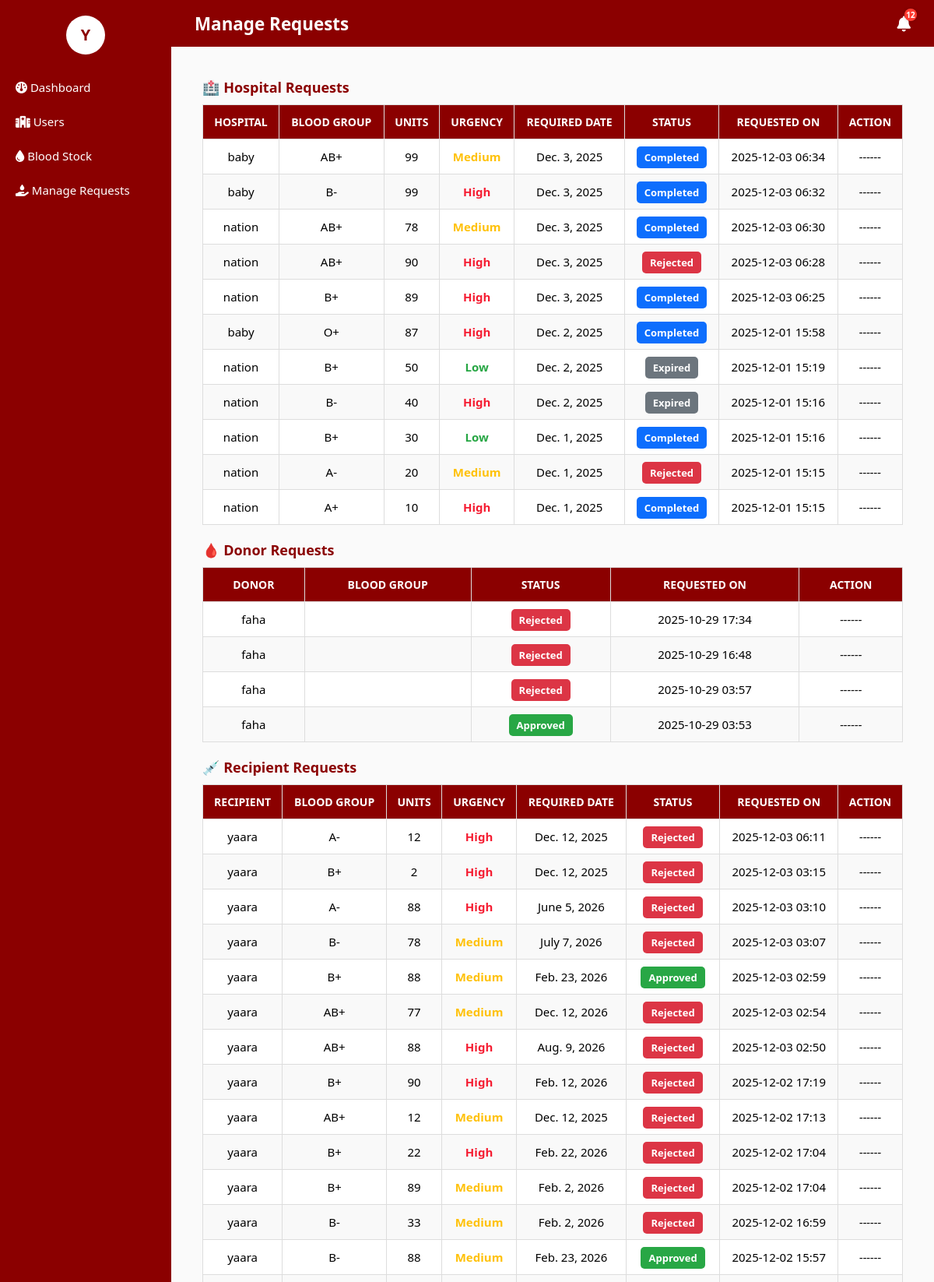
The app's page /dashboard/manage_requests/ (signed in, upper part) with its own data.
### blood_bank_app/models.py (models this page shows, shortened)
class HospitalBloodRequest(models.Model):
    BLOOD_GROUP_CHOICES = [
        ('A+', 'A+'), ('A-', 'A-'),
        ('B+', 'B+'), ('B-', 'B-'),
        ('AB+', 'AB+'), ('AB-', 'AB-'),
        ('O+', 'O+'), ('O-', 'O-'),
    ]
    URGENCY_LEVEL_CHOICES = [
        ('High', 'High'),
        ('Medium', 'Medium'),
        ('Low', 'Low'),
    ]
    STATUS_CHOICES = [
        ('Pending', 'Pending'),
        ('Approved', 'Approved'),
        ('Rejected', 'Rejected'),
        ('Completed', 'Completed'),
        ('Expired', 'Expired'),
    ]
    hospital = models.ForeignKey(User, on_delete=models.CASCADE)
    blood_group = models.CharField(max_length=3, choices=BLOOD_GROUP_CHOICES)
    units = models.PositiveIntegerField()
    required_date = models.DateField()
    urgency = models.CharField(max_length=10, choices=URGENCY_LEVEL_CHOICES)
    status = models.CharField(max_length=20, choices=STATUS_CHOICES, default='Pending')  # ✅ Added
    created_at = models.DateTimeField(auto_now_add=True)

class DonorRequestAppointment(models.Model):
    STATUS_CHOICES = [
        ('Pending', 'Pending'),
        ('Approved', 'Approved'),
        ('Rejected', 'Rejected'),
    ]
    donor = models.ForeignKey(User, on_delete=models.CASCADE)
    preferred_date = models.DateField()
    preferred_time = models.TimeField()
    status = models.CharField(max_length=20, choices=STATUS_CHOICES, default='Pending')  # ✅ Added
    created_at = models.DateTimeField(auto_now_add=True)

class RecipientBloodRequest(models.Model):
    BLOOD_GROUP_CHOICES = [
        ('A+', 'A+'), ('A-', 'A-'),
        ('B+', 'B+'), ('B-', 'B-'),
        ('AB+', 'AB+'), ('AB-', 'AB-'),
        ('O+', 'O+'), ('O-', 'O-'),
    ]
    URGENCY_LEVEL_CHOICES = [
        ('High', 'High'),
        ('Medium', 'Medium'),
        ('Low', 'Low'),
    ]
    STATUS_CHOICES = [
        ('Pending', 'Pending'),
        ('Approved', 'Approved'),
        ('Rejected', 'Rejected'),
        ('Completed', 'Completed'),
        ('Expired', 'Expired'),
    ]
    recipient = models.ForeignKey(User, on_delete=models.CASCADE)
    blood_group = models.CharField(max_length=3, choices=BLOOD_GROUP_CHOICES)
    units = models.PositiveIntegerField()
    required_date = models.DateField()
    urgency = models.CharField(max_length=10, choices=URGENCY_LEVEL_CHOICES)
    status = models.CharField(max_length=20, choices=STATUS_CHOICES, default='Pending')  # ✅ Added
    created_at = models.DateTimeField(auto_now_add=True)

### blood_bank_app/views.py (the view)
# urls.py: path('dashboard/manage_requests/', views.manage_requests, name='manage_requests'),
@login_required
def manage_requests(request):
    hospital_requests = HospitalBloodRequest.objects.all().order_by('-created_at')
    donor_requests = DonorRequestAppointment.objects.all().order_by('-created_at')
    recipient_requests = RecipientBloodRequest.objects.all().order_by('-created_at')
    unread_notifications_count = AdminNotification.objects.filter(is_read=False).count()
    context = {
        'hospital_requests': hospital_requests,
        'donor_requests': donor_requests,
        'recipient_requests': recipient_requests,
        'unread_notifications_count': unread_notifications_count,
        'today': date.today(),
    }
    return render(request, 'dashboard/manage_requests.html', context)

### blood_bank_app/templates/dashboard/manage_requests.html (shortened to what this page needs)
{% extends 'dashboard/admin_base.html' %}
{% block page_title %}Manage Requests{% endblock %}
{% block content_admin %}
<h3 class="section-title">🏥 Hospital Requests</h3>
<table class="styled-table">
    <thead>
        <tr>
            <th>Hospital</th>
            <th>Blood Group</th>
            <th>Units</th>
            <th>Urgency</th>
            <th>Required Date</th>
            <th>Status</th>
            <th>Requested On</th>
            <th>Action</th>
        </tr>
    </thead>
    <tbody>
        {% for req in hospital_requests %}
        <tr>
            <td>{{ req.hospital.username }}</td>
            <td>{{ req.blood_group }}</td>
            <td>{{ req.units }}</td>
            <td class="{% if req.urgency == 'High' %}urgency-high{% elif req.urgency == 'Medium' %}urgency-medium{% else %}urgency-low{% endif %}">
                {{ req.urgency }}
            </td>
            <td>{{ req.required_date }}</td>
            <td>
                {% if req.status == 'Completed' %}
                    <span class="badge completed">Completed</span>
                {% elif req.status == 'Expired' %}
                    <span class="badge expired">Expired</span>
                {% else %}
                    <span class="badge
                        {% if req.status == 'Approved' %}approved
                        {% elif req.status == 'Pending' %}pending
                        {% else %}rejected
                        {% endif %}">
                        {{ req.status }}
                    </span>
                {% endif %}
            </td>
            <td>{{ req.created_at|date:"Y-m-d H:i" }}</td>
            <td>
                {% if req.status == 'Pending' %}
                    {% if req.required_date < today %}
                        <em>Expired</em>
                    {% else %}
                        <a href="{% url 'approve_hospital_request' req.id %}" class="btn-approve">Approve</a>
                        <a href="{% url 'reject_hospital_request' req.id %}" class="btn-reject">Reject</a>
                    {% endif %}
                {% else %}
                    <em>------</em>
                {% endif %}
            </td>
        </tr>
        {% empty %}
        <tr><td colspan="8" class="text-center">No hospital requests found.</td></tr>
        {% endfor %}
    </tbody>
</table>
<h3 class="section-title">🩸 Donor Requests</h3>
<table class="styled-table">
    <thead>
        <tr>
            <th>Donor</th>
            <th>Blood Group</th>
            <th>Status</th>
            <th>Requested On</th>
            <th>Action</th>
        </tr>
    </thead>
    <tbody>
        {% for req in donor_requests %}
        <tr>
            <td>{{ req.donor.username }}</td>
            <td>{{ req.blood_group }}</td>
            <td>
                <span class="badge
                    {% if req.status == 'Approved' %}approved
                    {% elif req.status == 'Pending' %}pending
                    {% elif req.status == 'Completed' %}completed
                    {% elif req.status == 'Expired' %}expired
                    {% else %}rejected
                    {% endif %}">
                    {{ req.status }}
                </span>
            </td>
            <td>{{ req.created_at|date:"Y-m-d H:i" }}</td>
            <td>
                {% if req.status == 'Pending' %}
                    <a href="{% url 'approve_donor_request' req.id %}" class="btn-approve">Approve</a>
                    <a href="{% url 'reject_donor_request' req.id %}" class="btn-reject">Reject</a>
                {% else %}
                    <em>------</em>
                {% endif %}
            </td>
        </tr>
        {% empty %}
        <tr><td colspan="5" class="text-center">No donor requests found.</td></tr>
        {% endfor %}
    </tbody>
</table>
<h3 class="section-title">💉 Recipient Requests</h3>
<table class="styled-table">
    <thead>
        <tr>
            <th>Recipient</th>
            <th>Blood Group</th>
            <th>Units</th>
            <th>Urgency</th>
            <th>Required Date</th>
            <th>Status</th>
            <th>Requested On</th>
            <th>Action</th>
        </tr>
    </thead>
    <tbody>
        {% for req in recipient_requests %}
        <tr>
            <td>{{ req.recipient.username }}</td>
            <td>{{ req.blood_group }}</td>
            <td>{{ req.units }}</td>
            <td class="{% if req.urgency == 'High' %}urgency-high{% elif req.urgency == 'Medium' %}urgency-medium{% else %}urgency-low{% endif %}">
                {{ req.urgency }}
            <td>{{ req.required_date }}</td>
            <td>
                {% if req.status == 'Completed' %}
                    <span class="badge completed">Completed</span>
                {% elif req.status == 'Expired' %}
                    <span class="badge expired">Expired</span>
                {% else %}
                    <span class="badge
                        {% if req.status == 'Approved' %}approved
                        {% elif req.status == 'Pending' %}pending
                        {% else %}rejected
                        {% endif %}">
                        {{ req.status }}
                    </span>
                {% endif %}
            </td>
            <td>{{ req.created_at|date:"Y-m-d H:i" }}</td>
            <td>
                {% if req.status == 'Pending' %}
                    {% if req.required_date < today %}
                        <em>Expired</em>
                    {% else %}
                        <a href="{% url 'approve_recipient_request' req.id %}" class="btn-approve">Approve</a>
                        <a href="{% url 'reject_recipient_request' req.id %}" class="btn-reject">Reject</a>
                    {% endif %}
                {% else %}
                    <em>------</em>
                {% endif %}
            </td>
        </tr>
        {% empty %}
        <tr><td colspan="7" class="text-center">No recipient requests found.</td></tr>
        {% endfor %}
    </tbody>
</table>
{% endblock %}

### blood_bank_app/templates/dashboard/admin_base.html (shortened to what this page needs)
{% load static %}
<!DOCTYPE html>
<html lang="en">
<head>
    <link rel="stylesheet" href="https://cdnjs.cloudflare.com/ajax/libs/font-awesome/6.5.0/css/all.min.css">
</head>
<body>
    <div class="sidebar">
        <div class="profile-container">
            <div class="profile-icon" onclick="toggleProfile()">
                {{ request.user.username|slice:":1"|upper }}
            </div>
        </div>
        <a href="{% url 'admin_dashboard' %}"><i class="fa-solid fa-gauge"></i> Dashboard</a>
        <a href="{% url 'users' %}"><i class="fa-solid fa-hospital"></i> Users</a>
        <a href="{% url 'blood_stock_dashboard' %}"><i class="fa-solid fa-droplet"></i> Blood Stock</a>
        <a href="{% url 'manage_requests' %}"><i class="fa-solid fa-hand-holding-droplet"></i> Manage Requests</a>
    </div>
    <div class="topbar">
        <span>{% block page_title %}Admin Dashboard{% endblock %}</span>
        <div class="topbar-icons">
            <a href="{% url 'admin_notifications' %}" class="notification-icon" title="Notifications">
                <i class="fa-solid fa-bell"></i>
                {% if unread_notifications_count > 0 %}
                    <span class="notif-count">{{ unread_notifications_count }}</span>
                {% endif %}
            </a>
        </div>
    </div>
    <div class="main-content">
        {% block content_admin %}{% endblock %}
    </div>
</body>
</html>

### blood_bank_app/templates/dashboard/admin_base.html (style rules this page uses)
body, html { margin: 0; padding: 0; font-family: 'Segoe UI', sans-serif; background: #FAFAFA; }
.sidebar { width: 220px; background-color: #8B0000; color: white; position: fixed; top: 0; bottom: 0; left: 0; padding-top: 20px; z-index: 50; }
.sidebar a { display: block; color: white; text-decoration: none; padding: 12px 20px; font-size: 15px; }
.profile-container { text-align: center; margin-bottom: 20px; position: relative; }
.profile-icon { width: 50px; height: 50px; background-color: white; color: #8B0000; border-radius: 50%; font-weight: bold; line-height: 50px; margin: 0 auto; cursor: pointer; display: flex; align-items: center; justify-content: center; font-size: 20px; }
.topbar { position: fixed; left: 220px; right: 0; top: 0; height: 60px; background-color: #8B0000; color: #fff; display: flex; justify-content: space-between; align-items: center; padding: 0 30px; font-size: 1.4em; font-weight: 600; z-index: 90; }
.topbar-icons { display: flex; align-items: center; gap: 15px; }
.notification-icon { color: #fff; font-size: 20px; position: relative; transition: transform 0.2s; }
.notif-count { position: absolute; top: -6px; right: -8px; background-color: #FF3B30; color: #fff; border-radius: 50%; font-size: 10px; font-weight: 600; width: 16px; height: 16px; display: flex; align-items: center; justify-content: center; box-shadow: 0 0 4px rgba(0,0,0,0.2); }
.main-content { margin-left: 220px; padding: 80px 40px 40px 40px; min-height: calc(100vh - 60px); }
table { width: 100%; border-collapse: collapse; margin-top: 10px; }
th, td { border: 1px solid #ddd; padding: 12px; text-align: center; font-size: 15px; }
tr:nth-child(even) { background-color: #f9f9f9; }

### blood_bank_app/templates/dashboard/manage_requests.html (style rules this page uses)
.section-title { color: #8B0000; margin-bottom: 10px; margin-top: 20px; font-size: 18px; }
.styled-table thead th { background-color: #8B0000; color: #fff; text-transform: uppercase; font-size: 14px; }
.styled-table tbody tr:nth-child(even) { background-color: #f9f9f9; }
.styled-table tbody tr:nth-child(odd) { background-color: #ffffff; }
.badge { padding: 5px 10px; border-radius: 5px; font-weight: 600; color: white; font-size: 13px; }
.badge.approved { background-color: #28a745; }
.badge.rejected { background-color: #dc3545; }
.badge.completed { background-color: #0d6efd; color: white; }
.badge.expired { background-color: #6c757d; color: white; }
.urgency-high { color: #f51d32; font-weight: 750; }
.urgency-medium { color: #ffc107; font-weight: 600; }
.urgency-low { color: #28a745; font-weight: 600; }

### records on screen
HospitalBloodRequest: hospital.username "baby", blood_group "AB+", units "99", urgency "Medium", required_date "Dec. 3, 2025", status "Completed", created_at "2025-12-03 06:34"
HospitalBloodRequest: hospital.username "baby", blood_group "B-", units "99", urgency "High", required_date "Dec. 3, 2025", status "Completed", created_at "2025-12-03 06:32"
HospitalBloodRequest: hospital.username "nation", blood_group "AB+", units "78", urgency "Medium", required_date "Dec. 3, 2025", status "Completed", created_at "2025-12-03 06:30"
HospitalBloodRequest: hospital.username "nation", blood_group "AB+", units "90", urgency "High", required_date "Dec. 3, 2025", status "Rejected", created_at "2025-12-03 06:28"
HospitalBloodRequest: hospital.username "nation", blood_group "B+", units "89", urgency "High", required_date "Dec. 3, 2025", status "Completed", created_at "2025-12-03 06:25"
HospitalBloodRequest: hospital.username "baby", blood_group "O+", units "87", urgency "High", required_date "Dec. 2, 2025", status "Completed", created_at "2025-12-01 15:58"
HospitalBloodRequest: hospital.username "nation", blood_group "B+", units "50", urgency "Low", required_date "Dec. 2, 2025", status "Expired", created_at "2025-12-01 15:19"
HospitalBloodRequest: hospital.username "nation", blood_group "B-", units "40", urgency "High", required_date "Dec. 2, 2025", status "Expired", created_at "2025-12-01 15:16"
HospitalBloodRequest: hospital.username "nation", blood_group "B+", units "30", urgency "Low", required_date "Dec. 1, 2025", status "Completed", created_at "2025-12-01 15:16"
HospitalBloodRequest: hospital.username "nation", blood_group "A-", units "20", urgency "Medium", required_date "Dec. 1, 2025", status "Rejected", created_at "2025-12-01 15:15"
HospitalBloodRequest: hospital.username "nation", blood_group "A+", units "10", urgency "High", required_date "Dec. 1, 2025", status "Completed", created_at "2025-12-01 15:15"
DonorRequestAppointment: donor.username "faha", status "Rejected", created_at "2025-10-29 17:34"
DonorRequestAppointment: donor.username "faha", status "Rejected", created_at "2025-10-29 16:48"
DonorRequestAppointment: donor.username "faha", status "Rejected", created_at "2025-10-29 03:57"
DonorRequestAppointment: donor.username "faha", status "Approved", created_at "2025-10-29 03:53"
RecipientBloodRequest: recipient.username "yaara", blood_group "A-", units "12", urgency "High", required_date "Dec. 12, 2025", status "Rejected", created_at "2025-12-03 06:11"
RecipientBloodRequest: recipient.username "yaara", blood_group "B+", units "2", urgency "High", required_date "Dec. 12, 2025", status "Rejected", created_at "2025-12-03 03:15"
RecipientBloodRequest: recipient.username "yaara", blood_group "A-", units "88", urgency "High", required_date "June 5, 2026", status "Rejected", created_at "2025-12-03 03:10"
RecipientBloodRequest: recipient.username "yaara", blood_group "B-", units "78", urgency "Medium", required_date "July 7, 2026", status "Rejected", created_at "2025-12-03 03:07"
RecipientBloodRequest: recipient.username "yaara", blood_group "B+", units "88", urgency "Medium", required_date "Feb. 23, 2026", status "Approved", created_at "2025-12-03 02:59"
RecipientBloodRequest: recipient.username "yaara", blood_group "AB+", units "77", urgency "Medium", required_date "Dec. 12, 2026", status "Rejected", created_at "2025-12-03 02:54"
RecipientBloodRequest: recipient.username "yaara", blood_group "AB+", units "88", urgency "High", required_date "Aug. 9, 2026", status "Rejected", created_at "2025-12-03 02:50"
RecipientBloodRequest: recipient.username "yaara", blood_group "B+", units "90", urgency "High", required_date "Feb. 12, 2026", status "Rejected", created_at "2025-12-02 17:19"
RecipientBloodRequest: recipient.username "yaara", blood_group "AB+", units "12", urgency "Medium", required_date "Dec. 12, 2025", status "Rejected", created_at "2025-12-02 17:13"
RecipientBloodRequest: recipient.username "yaara", blood_group "B+", units "22", urgency "High", required_date "Feb. 22, 2026", status "Rejected", created_at "2025-12-02 17:04"
RecipientBloodRequest: recipient.username "yaara", blood_group "B+", units "89", urgency "Medium", required_date "Feb. 2, 2026", status "Rejected", created_at "2025-12-02 17:04"
RecipientBloodRequest: recipient.username "yaara", blood_group "B-", units "33", urgency "Medium", required_date "Feb. 2, 2026", status "Rejected", created_at "2025-12-02 16:59"
RecipientBloodRequest: recipient.username "yaara", blood_group "B-", units "88", urgency "Medium", required_date "Feb. 23, 2026", status "Approved", created_at "2025-12-02 15:57"

### other values on screen
{{ request.user.username|slice:":1"|upper }} "Y"
{{ unread_notifications_count }} "12"
